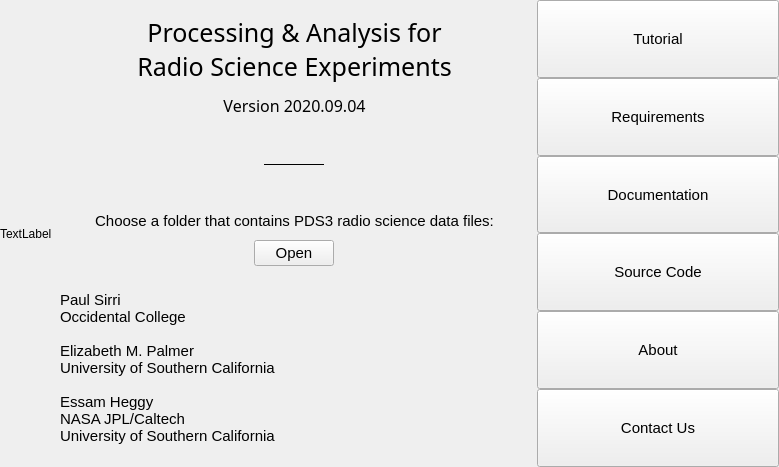
<?xml version="1.0" encoding="UTF-8"?>
<ui version="4.0">
 <class>MainWindow</class>
 <widget class="QMainWindow" name="MainWindow">
  <property name="geometry">
   <rect>
    <x>0</x>
    <y>0</y>
    <width>779</width>
    <height>467</height>
   </rect>
  </property>
  <property name="font">
   <font>
    <family>Arial</family>
    <pointsize>9</pointsize>
   </font>
  </property>
  <property name="windowTitle">
   <string>MainWindow</string>
  </property>
  <widget class="QWidget" name="centralwidget">
   <layout class="QGridLayout" name="gridLayout">
    <property name="leftMargin">
     <number>0</number>
    </property>
    <property name="topMargin">
     <number>0</number>
    </property>
    <property name="rightMargin">
     <number>0</number>
    </property>
    <property name="bottomMargin">
     <number>0</number>
    </property>
    <item row="0" column="0">
     <layout class="QHBoxLayout" name="horizontalLayout" stretch="0,2,1">
      <property name="spacing">
       <number>0</number>
      </property>
      <item>
       <widget class="QLabel" name="label_2">
        <property name="text">
         <string>TextLabel</string>
        </property>
       </widget>
      </item>
      <item>
       <layout class="QVBoxLayout" name="vlayout_primary">
        <property name="spacing">
         <number>10</number>
        </property>
        <property name="leftMargin">
         <number>3</number>
        </property>
        <property name="topMargin">
         <number>15</number>
        </property>
        <property name="rightMargin">
         <number>3</number>
        </property>
        <property name="bottomMargin">
         <number>0</number>
        </property>
        <item>
         <widget class="QLabel" name="lbl_title">
          <property name="font">
           <font>
            <family>Bahnschrift SemiLight</family>
            <pointsize>19</pointsize>
           </font>
          </property>
          <property name="text">
           <string>Processing &amp; Analysis for
Radio Science Experiments</string>
          </property>
          <property name="alignment">
           <set>Qt::AlignCenter</set>
          </property>
         </widget>
        </item>
        <item>
         <widget class="QLabel" name="lbl_version">
          <property name="sizePolicy">
           <sizepolicy hsizetype="Preferred" vsizetype="Preferred">
            <horstretch>0</horstretch>
            <verstretch>0</verstretch>
           </sizepolicy>
          </property>
          <property name="font">
           <font>
            <family>Bahnschrift Light</family>
            <pointsize>12</pointsize>
            <weight>50</weight>
            <italic>false</italic>
            <bold>false</bold>
            <underline>false</underline>
            <strikeout>false</strikeout>
            <kerning>true</kerning>
           </font>
          </property>
          <property name="frameShape">
           <enum>QFrame::NoFrame</enum>
          </property>
          <property name="text">
           <string>Version 2020.09.04</string>
          </property>
          <property name="alignment">
           <set>Qt::AlignCenter</set>
          </property>
         </widget>
        </item>
        <item alignment="Qt::AlignHCenter">
         <widget class="Line" name="line_horizontal">
          <property name="enabled">
           <bool>true</bool>
          </property>
          <property name="sizePolicy">
           <sizepolicy hsizetype="Fixed" vsizetype="Expanding">
            <horstretch>0</horstretch>
            <verstretch>0</verstretch>
           </sizepolicy>
          </property>
          <property name="minimumSize">
           <size>
            <width>60</width>
            <height>0</height>
           </size>
          </property>
          <property name="baseSize">
           <size>
            <width>0</width>
            <height>0</height>
           </size>
          </property>
          <property name="frameShadow">
           <enum>QFrame::Plain</enum>
          </property>
          <property name="orientation">
           <enum>Qt::Horizontal</enum>
          </property>
         </widget>
        </item>
        <item>
         <widget class="QLabel" name="lbl_open_desc">
          <property name="font">
           <font>
            <family>Arial</family>
            <pointsize>11</pointsize>
           </font>
          </property>
          <property name="text">
           <string>Choose a folder that contains PDS3 radio science data files:</string>
          </property>
          <property name="alignment">
           <set>Qt::AlignCenter</set>
          </property>
         </widget>
        </item>
        <item alignment="Qt::AlignHCenter">
         <widget class="QPushButton" name="btn_open">
          <property name="enabled">
           <bool>true</bool>
          </property>
          <property name="sizePolicy">
           <sizepolicy hsizetype="Fixed" vsizetype="Fixed">
            <horstretch>0</horstretch>
            <verstretch>0</verstretch>
           </sizepolicy>
          </property>
          <property name="font">
           <font>
            <family>Arial</family>
            <pointsize>11</pointsize>
           </font>
          </property>
          <property name="text">
           <string>Open</string>
          </property>
          <property name="iconSize">
           <size>
            <width>16</width>
            <height>16</height>
           </size>
          </property>
         </widget>
        </item>
        <item>
         <layout class="QHBoxLayout" name="horizontalLayout_2">
          <property name="topMargin">
           <number>15</number>
          </property>
          <item>
           <widget class="QLabel" name="lbl_authors">
            <property name="font">
             <font>
              <family>Arial</family>
              <pointsize>11</pointsize>
             </font>
            </property>
            <property name="text">
             <string>Paul Sirri
Occidental College

Elizabeth M. Palmer
University of Southern California

Essam Heggy
NASA JPL/Caltech
University of Southern California
</string>
            </property>
            <property name="alignment">
             <set>Qt::AlignBottom|Qt::AlignLeading|Qt::AlignLeft</set>
            </property>
            <property name="indent">
             <number>5</number>
            </property>
           </widget>
          </item>
         </layout>
        </item>
       </layout>
      </item>
      <item>
       <layout class="QVBoxLayout" name="vlayout_options">
        <property name="spacing">
         <number>0</number>
        </property>
        <item>
         <widget class="QPushButton" name="btn_tutorial">
          <property name="enabled">
           <bool>true</bool>
          </property>
          <property name="sizePolicy">
           <sizepolicy hsizetype="Minimum" vsizetype="Minimum">
            <horstretch>0</horstretch>
            <verstretch>0</verstretch>
           </sizepolicy>
          </property>
          <property name="minimumSize">
           <size>
            <width>0</width>
            <height>45</height>
           </size>
          </property>
          <property name="font">
           <font>
            <pointsize>11</pointsize>
           </font>
          </property>
          <property name="text">
           <string>Tutorial</string>
          </property>
         </widget>
        </item>
        <item>
         <widget class="QPushButton" name="btn_requirements">
          <property name="enabled">
           <bool>true</bool>
          </property>
          <property name="sizePolicy">
           <sizepolicy hsizetype="Minimum" vsizetype="Minimum">
            <horstretch>0</horstretch>
            <verstretch>0</verstretch>
           </sizepolicy>
          </property>
          <property name="minimumSize">
           <size>
            <width>0</width>
            <height>45</height>
           </size>
          </property>
          <property name="font">
           <font>
            <pointsize>11</pointsize>
           </font>
          </property>
          <property name="text">
           <string>Requirements</string>
          </property>
         </widget>
        </item>
        <item>
         <widget class="QPushButton" name="btn_documentation">
          <property name="enabled">
           <bool>true</bool>
          </property>
          <property name="sizePolicy">
           <sizepolicy hsizetype="Minimum" vsizetype="Minimum">
            <horstretch>0</horstretch>
            <verstretch>0</verstretch>
           </sizepolicy>
          </property>
          <property name="minimumSize">
           <size>
            <width>0</width>
            <height>45</height>
           </size>
          </property>
          <property name="font">
           <font>
            <pointsize>11</pointsize>
           </font>
          </property>
          <property name="text">
           <string>Documentation</string>
          </property>
         </widget>
        </item>
        <item>
         <widget class="QPushButton" name="btn_sourcecode">
          <property name="sizePolicy">
           <sizepolicy hsizetype="Minimum" vsizetype="Minimum">
            <horstretch>0</horstretch>
            <verstretch>0</verstretch>
           </sizepolicy>
          </property>
          <property name="minimumSize">
           <size>
            <width>0</width>
            <height>45</height>
           </size>
          </property>
          <property name="font">
           <font>
            <pointsize>11</pointsize>
           </font>
          </property>
          <property name="text">
           <string>Source Code</string>
          </property>
         </widget>
        </item>
        <item>
         <widget class="QPushButton" name="btn_about">
          <property name="enabled">
           <bool>true</bool>
          </property>
          <property name="sizePolicy">
           <sizepolicy hsizetype="Minimum" vsizetype="Minimum">
            <horstretch>0</horstretch>
            <verstretch>0</verstretch>
           </sizepolicy>
          </property>
          <property name="minimumSize">
           <size>
            <width>0</width>
            <height>45</height>
           </size>
          </property>
          <property name="font">
           <font>
            <pointsize>11</pointsize>
           </font>
          </property>
          <property name="text">
           <string>About</string>
          </property>
         </widget>
        </item>
        <item>
         <widget class="QPushButton" name="btn_contact">
          <property name="enabled">
           <bool>true</bool>
          </property>
          <property name="sizePolicy">
           <sizepolicy hsizetype="Minimum" vsizetype="Minimum">
            <horstretch>0</horstretch>
            <verstretch>0</verstretch>
           </sizepolicy>
          </property>
          <property name="minimumSize">
           <size>
            <width>0</width>
            <height>45</height>
           </size>
          </property>
          <property name="font">
           <font>
            <pointsize>11</pointsize>
           </font>
          </property>
          <property name="text">
           <string>Contact Us</string>
          </property>
         </widget>
        </item>
       </layout>
      </item>
     </layout>
    </item>
   </layout>
  </widget>
 </widget>
 <resources/>
 <connections/>
</ui>
